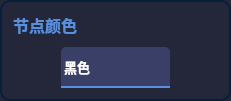
                        <widget class="QFrame" name="frame_anifont_3">
                         <property name="sizePolicy">
                          <sizepolicy hsizetype="Preferred" vsizetype="Expanding">
                           <horstretch>0</horstretch>
                           <verstretch>0</verstretch>
                          </sizepolicy>
                         </property>
                         <property name="minimumSize">
                          <size>
                           <width>231</width>
                           <height>101</height>
                          </size>
                         </property>
                         <property name="styleSheet">
                          <string notr="true">QFrame{
 border:2px solid;
	border-color: rgb(5, 32, 56);
	background-color: rgb(36,38,58);
border-radius:10px;
}
QComboBox QAbstractItemView{
outline: 0px solid gray;            
/*border:1px solid #eeeeee;*/            
color:rgb(145,151,163);
selection-color:white;
font-size:14px;
font-family:Microsoft YaHei UI;            
background-color:rgb(18,26,39);
selection-background-color:rgb(33,41,54);
border-top-radius:0px;
border-bottom-radius:10px;
}</string>
                         </property>
                         <property name="frameShape">
                          <enum>QFrame::StyledPanel</enum>
                         </property>
                         <property name="frameShadow">
                          <enum>QFrame::Raised</enum>
                         </property>
                         <layout class="QVBoxLayout" name="verticalLayout_17">
                          <item>
                           <widget class="QLabel" name="label_anifont_3">
                            <property name="sizePolicy">
                             <sizepolicy hsizetype="Fixed" vsizetype="Fixed">
                              <horstretch>0</horstretch>
                              <verstretch>0</verstretch>
                             </sizepolicy>
                            </property>
                            <property name="font">
                             <font>
                              <family>Microsoft YaHei UI</family>
                              <pointsize>12</pointsize>
                              <weight>75</weight>
                              <bold>true</bold>
                             </font>
                            </property>
                            <property name="styleSheet">
                             <string notr="true">QLabel{
border:none;
color:#598FDC;
}</string>
                            </property>
                            <property name="text">
                             <string>节点颜色</string>
                            </property>
                           </widget>
                          </item>
                          <item alignment="Qt::AlignBottom">
                           <widget class="QFrame" name="frame_selectanifont_3">
                            <property name="minimumSize">
                             <size>
                              <width>0</width>
                              <height>0</height>
                             </size>
                            </property>
                            <property name="styleSheet">
                             <string notr="true">QFrame{border:none;
}</string>
                            </property>
                            <property name="frameShape">
                             <enum>QFrame::StyledPanel</enum>
                            </property>
                            <property name="frameShadow">
                             <enum>QFrame::Raised</enum>
                            </property>
                            <property name="lineWidth">
                             <number>0</number>
                            </property>
                            <layout class="QHBoxLayout" name="horizontalLayout_19">
                             <property name="spacing">
                              <number>0</number>
                             </property>
                             <property name="leftMargin">
                              <number>0</number>
                             </property>
                             <property name="topMargin">
                              <number>0</number>
                             </property>
                             <property name="rightMargin">
                              <number>0</number>
                             </property>
                             <property name="bottomMargin">
                              <number>0</number>
                             </property>
                             <item>
                              <widget class="QComboBox" name="comboBox_nodecor">
                               <property name="enabled">
                                <bool>true</bool>
                               </property>
                               <property name="sizePolicy">
                                <sizepolicy hsizetype="Fixed" vsizetype="Fixed">
                                 <horstretch>0</horstretch>
                                 <verstretch>0</verstretch>
                                </sizepolicy>
                               </property>
                               <property name="minimumSize">
                                <size>
                                 <width>109</width>
                                 <height>41</height>
                                </size>
                               </property>
                               <property name="font">
                                <font>
                                 <family>Microsoft YaHei UI</family>
                                 <pointsize>10</pointsize>
                                 <weight>75</weight>
                                 <italic>false</italic>
                                 <bold>true</bold>
                                </font>
                               </property>
                               <property name="mouseTracking">
                                <bool>false</bool>
                               </property>
                               <property name="tabletTracking">
                                <bool>false</bool>
                               </property>
                               <property name="styleSheet">
                                <string notr="true">
QComboBox {
    border: 0px solid;
	border-bottom: 2px solid;
	border-color: #598FDC;
    border-top-left-radius: 5px;
	border-top-right-radius: 5px;
    padding: 1px 10px 1px 3px;
    min-width: 6em;
	background-color: rgb(57, 63, 103);
	
	color: rgb(255, 255, 255);
	
}

QComboBox:on { /* shift the text when the popup opens */
    padding-top: 3px;
    padding-left: 4px;
}
QComboBox::drop-down {
    /*subcontrol-origin: padding;*/
    subcontrol-position: top right;
    width: 40px;
	height: 39px;
	border: 0px solid;
	
    border-radius: 5px; /* same radius as the QComboBox */
}
QComboBox::drop-down:pressed,QComboBox::drop-down:hover {
	background-color: rgb(38, 43, 85);
}

QComboBox::down-arrow {
	
	image: url(:/图标/下拉选择.png);
width: 100px;
height:25px;
	
}
QComboBox::down-arrow:on { /* shift the arrow when popup is open */
    top: 1px;
    left: 1px;
}
QComboBox::drop-down:editable:on {
    background: qlineargradient(x1: 0, y1: 0, x2: 0, y2: 1,
                                stop: 0 #D3D3D3, stop: 0.4 #D8D8D8,
                                stop: 0.5 #DDDDDD, stop: 1.0 #E1E1E1);
}
QComboBox QAbstractItemView{
outline: 0px solid gray;            
border:0px solid #eeeeee;            
color:rgb(145,151,163);
selection-color:white;
font-size:14px;
font-family:Microsoft YaHei UI;            
background-color:rgb(18,26,39);
selection-background-color:rgb(33,41,54);
}</string>
                               </property>
                               <property name="editable">
                                <bool>false</bool>
                               </property>
                               <property name="iconSize">
                                <size>
                                 <width>9</width>
                                 <height>9</height>
                                </size>
                               </property>
                               <item>
                                <property name="text">
                                 <string>黑色</string>
                                </property>
                               </item>
                               <item>
                                <property name="text">
                                 <string>红色</string>
                                </property>
                               </item>
                               <item>
                                <property name="text">
                                 <string>绿色</string>
                                </property>
                               </item>
                               <item>
                                <property name="text">
                                 <string>蓝色</string>
                                </property>
                               </item>
                              </widget>
                             </item>
                            </layout>
                           </widget>
                          </item>
                         </layout>
                        </widget>
